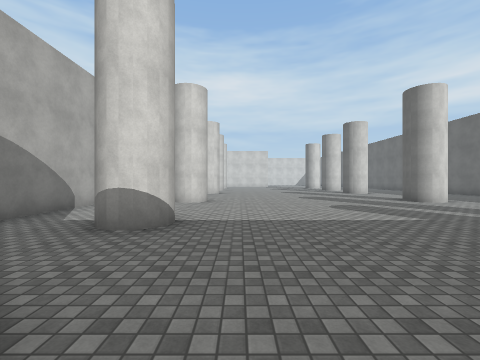
[1] (above)

24 first-person views from a walk through a 3-D level made in the Unity game engine. The camera is 1.5 m above the floor, looks level and sees 90° across. The floor is counted in squares, 2 m on a side. Each view is taken from the middle of a square. On the plan, view 1 faces up. The plan holds only what a view shows up to about 9 squares ahead; the rest is blank. The place goes on beyond the plan. The player character is not drawn. Surface patterns are stand-ins for the level's own textures.

[2]
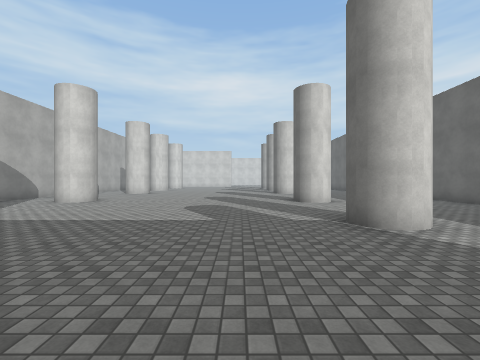

[3]
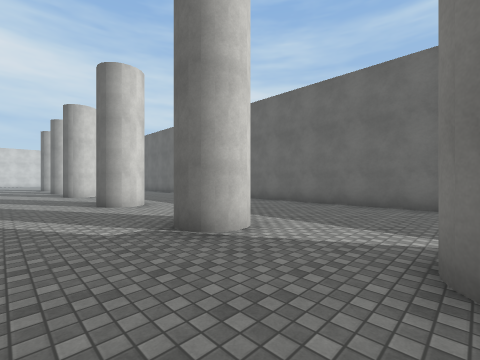

[4]
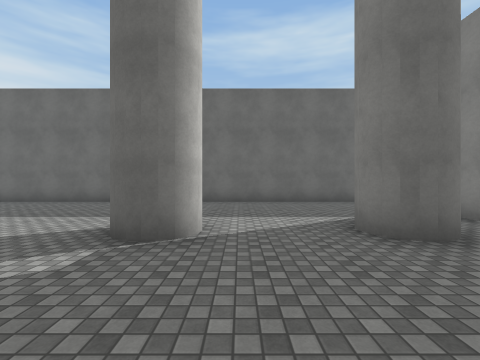

[5]
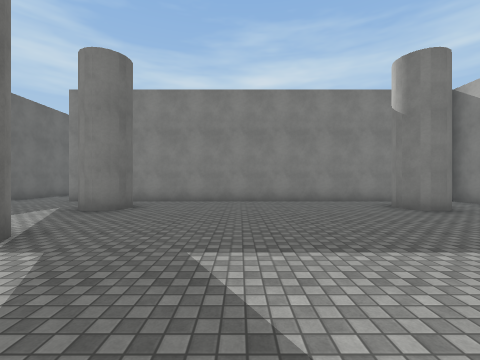

[6]
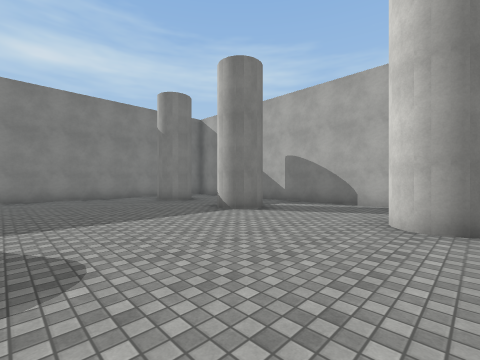

[7]
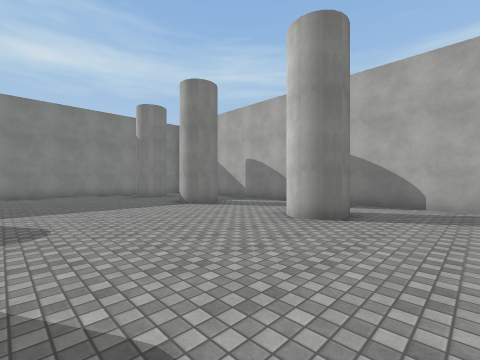

[8]
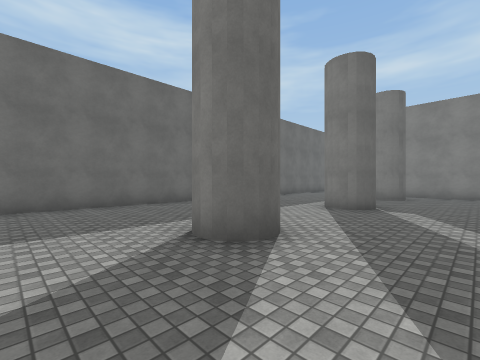

[9]
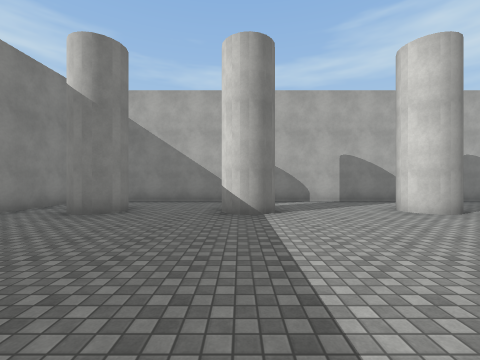

[10]
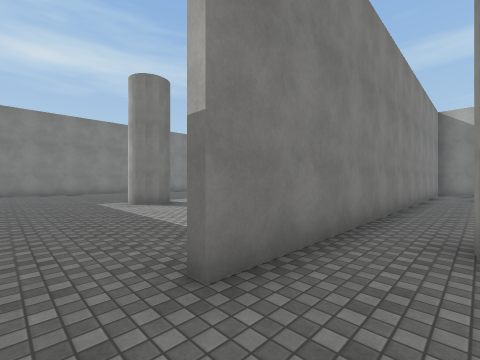

[11]
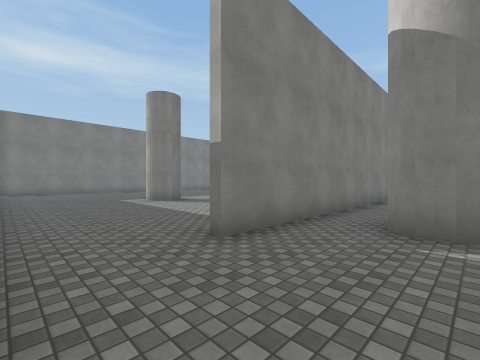

[12]
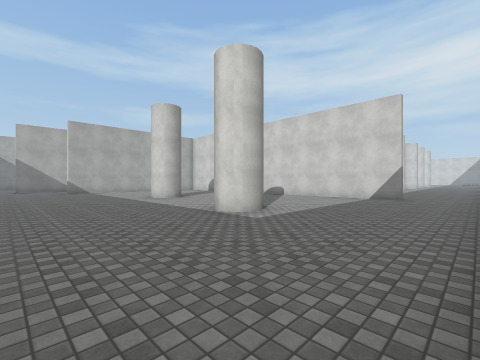

[13]
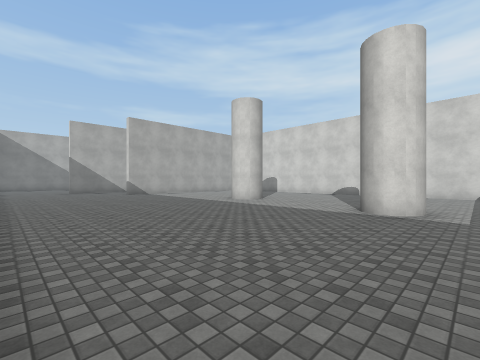

[14]
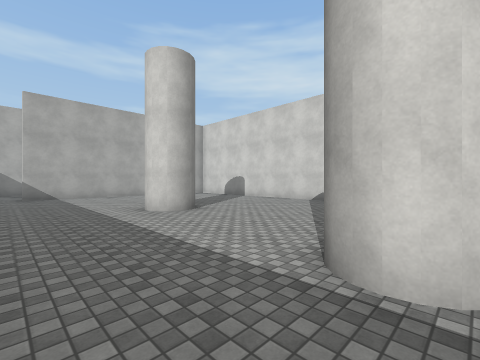

[15]
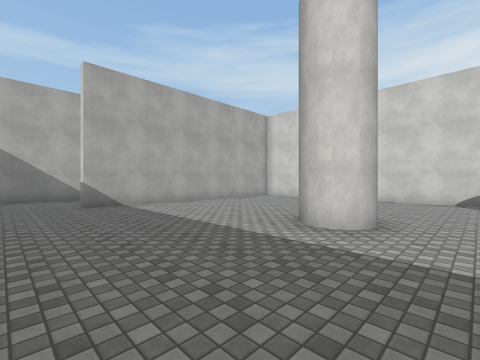

[16]
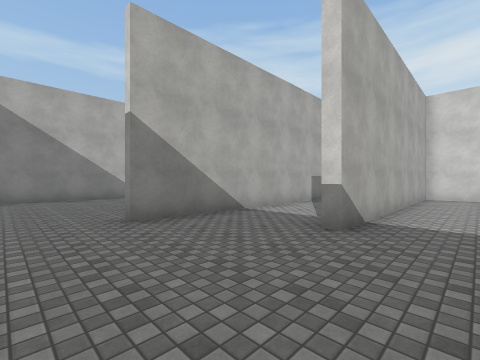

[17]
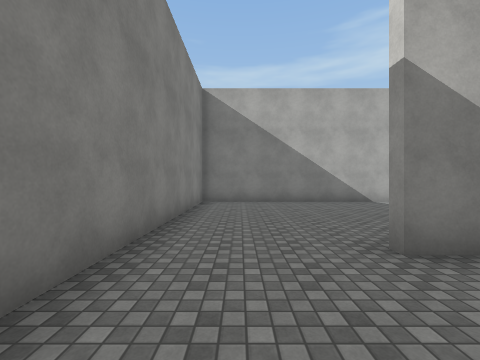

[18]
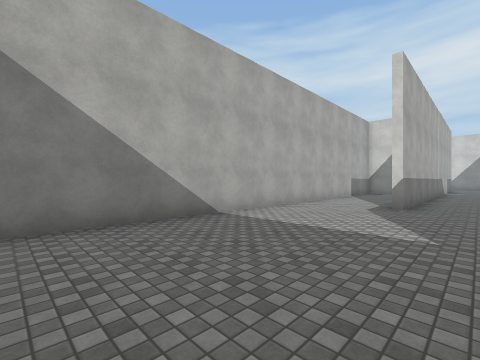

[19]
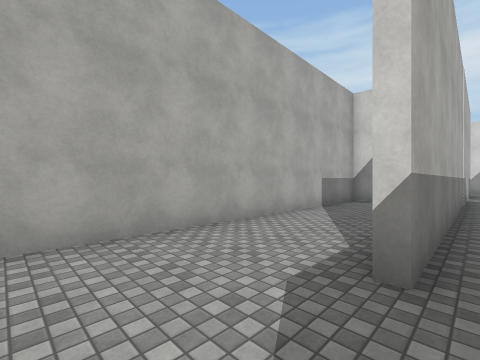

[20]
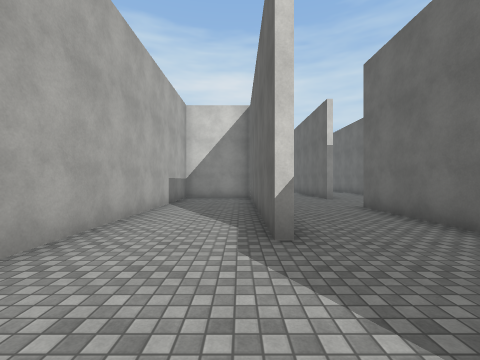

[21]
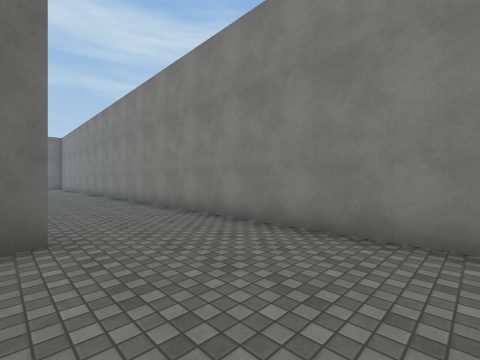

[22]
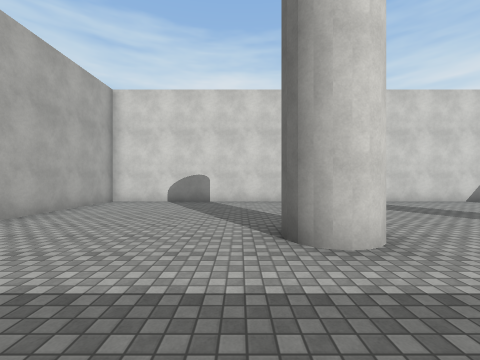

[23]
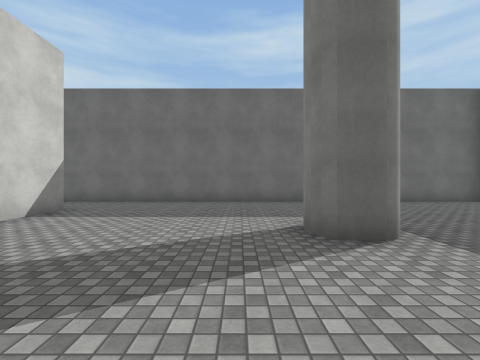

[24]
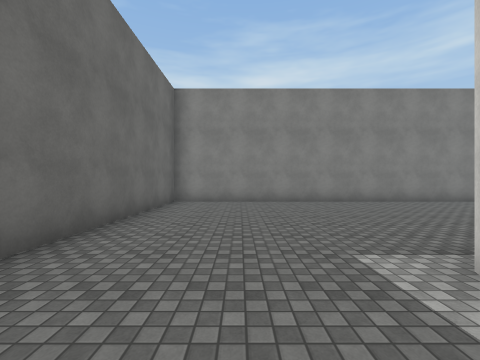

### Floor plan
Key: @ floor where view 1 was taken; # wall or solid block; . floor.
Columns run from 14 left of view 1 to 12 right of it. Each row starts with its distance up from view 1.
 11          #................#
 10          #................#
  9          #..#.......##....#
  8          #..#........#....#
  7          #................#
  6          #................#
  5    #.    #................#
  4    #.    #..#.......##....#
  3 ####.    #................#
  2 #. #.    #................#
  1 #..#.... #..#.......##....#
  0 #..#.... #..#.@......#....#
 -1 #..#..#  ##############...#
 -2 #..#..#  #................#
 -3 #..#..#  #................#
 -4 #..#..#  #................#
 -5 #..#..#. #................#
 -6 #.....#..#................#
 -7 #.....#..#.....#.....#....#
 -8 #.....#..#..........##....#
 -9 #.....#..#................#
-10 #.....#...................#
-11 #.....#...................#
-12 #.........................#
-13 #.........................#
-14 #.........................#
-15 #############  ############

Where each view was taken, in squares from view 1:
view 1: 0 up, 0 right, facing up
view 2: 0 up, 4 right, facing up
view 3: 1 up, 4 right, facing up-right
view 4: 3 up, 3 right, facing right
view 5: 7 up, 3 right, facing down
view 6: 9 up, 3 right, facing down-left
view 7: 11 up, 3 right, facing down-left
view 8: 11 up, 4 right, facing down-right
view 9: 4 up, 4 right, facing left
view 10: 0 up, 10 right, facing down-left
view 11: 1 up, 11 right, facing down-left
view 12: 12 down, 11 right, facing up-left
view 13: 14 down, 8 right, facing up-left
view 14: 10 down, 7 right, facing up-left
view 15: 11 down, 3 right, facing up-left
view 16: 13 down, 3 left, facing up-left
view 17: 13 down, 5 left, facing left
view 18: 12 down, 9 left, facing up-left
view 19: 7 down, 10 left, facing up-left
view 20: 8 down, 11 left, facing up
view 21: 11 down, 11 left, facing down-right
view 22: 10 down, 0 right, facing up
view 23: 6 down, 3 right, facing right
view 24: 6 down, 9 right, facing down
